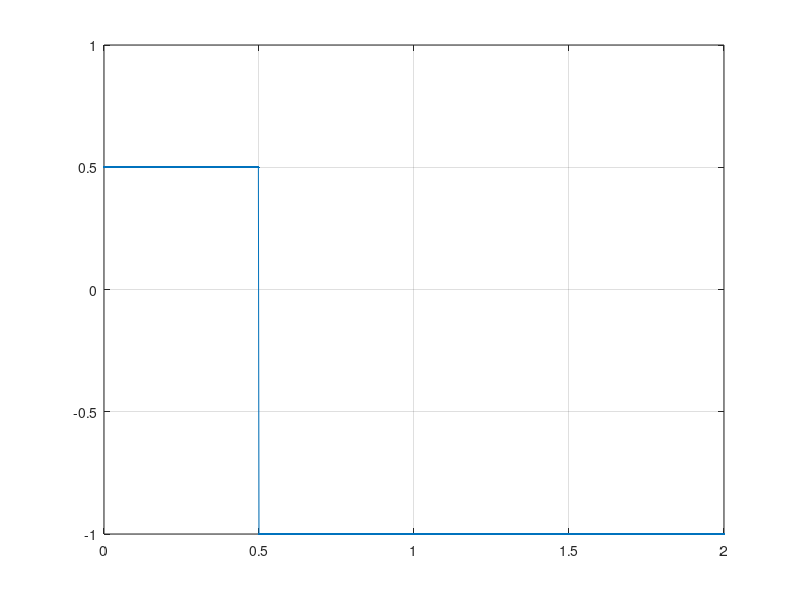

Write MATLAB code to recreate this figure.
t=0:0.002:2;
f=1/2;
s=sin(2*pi*f*t);
n=length(s);
for i=1:1:n
    if i<=n/4
        s(i)=0.5;
    end
    if i>n/4
        s(i)=-1;
    end
end
plot(t,s,'.-'),grid